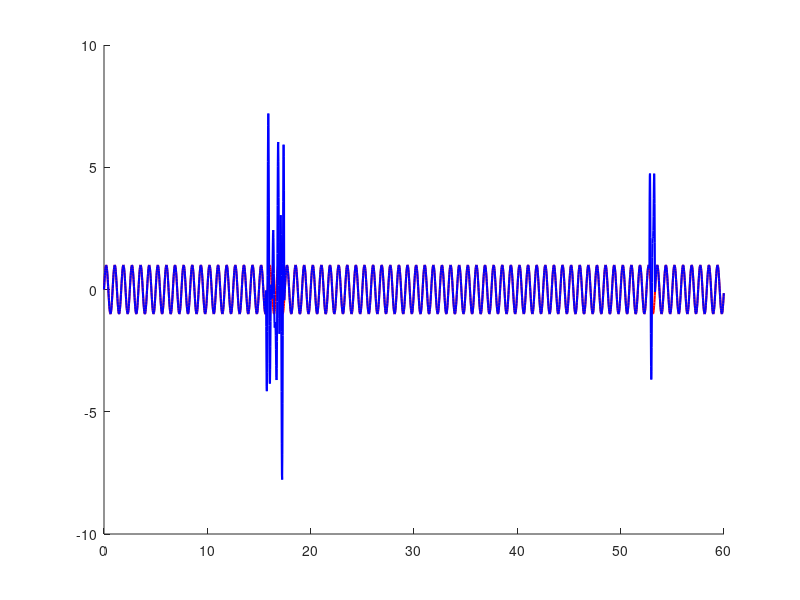

This figure's MATLAB source: (Note: this script raises an error after producing the figure.)
function [signal_noisy, random_oscillations] = artifact_random_oscillation(time, signal, num_artifact, plt_fig,...
    loc_all, len_all, num_sine, sine_amp_min, sine_amp_max, sine_freq_min, sine_freq_max)
    % This function generates random oscillations in the signal by 
    % combining sines at different frequencies and amplitudes.
    %
    % Parameters:
    % - time: Time vector (n*1)
    % - signal: Original signal (n*1)
    % - num_artifact: Number of oscillation artifacts
    % - plt_fig: Plot flag (1 to visualize, 0 to skip)
    % - loc_all: Starting locations of artifacts, unit: sample
    % - len_all: Durations of artifacts, unit: sample
    % - num_sine: Number of sine waves per artifact
    % - sine_amp_min, sine_amp_max: Amplitude range of sine waves
    % - sine_freq_min, sine_freq_max: Frequency range of sine waves
    %
    % Outputs:
    % - signal_noisy: Signal with added random oscillations
    % - random_oscillations: The generated random oscillations (n*1)
    %
    % Author: Jingyi Wu, 2025

    %% Ensure time and signal are column vectors
    if nargin > 0 && (~iscolumn(time) || ~iscolumn(signal))
        warning('Input "time" and "signal" must be column vectors. Reshaping...');
        time = time(:);
        signal = signal(:);
    end

    %% Default Parameters
    if nargin == 0
        fs = 50; % Hz
        time = (0:1/fs:60-1/fs)'; % Time axis, 60 seconds
        signal = sin(2*pi*1.2*time); % Example signal (1.2 Hz sine wave)
        num_artifact = randi([0 3]);
        plt_fig = 1;
        loc_all = [];
        len_all = [];
        num_sine = [];
        sine_amp_min = 0.1;
        sine_amp_max = 3;
        sine_freq_min = 0.1 * 2 * pi;
        sine_freq_max = 5 * 2 * pi;
    end

    if nargin < 3 || isempty(num_artifact)
        num_artifact = randi([0 3]); % Randomize the number of artifacts
    end

    if nargin < 4 || isempty(plt_fig)
        plt_fig = 1; % Default to plotting if not provided
    end

    %% Randomize Parameters if Not Provided
    if nargin < 5 || isempty(loc_all)
        loc_min = 1;
        loc_max = length(time);
        loc_all = randi([loc_min, loc_max], num_artifact, 1); % Random locations
    end

    if nargin < 6 || isempty(len_all)
        fs = 1 / (time(2) - time(1)); % Sampling frequency
        len_min = floor(0.5 * fs + 1); len_max = floor(5 * fs); % Duration range in samples
        len_all = randi([len_min, len_max], num_artifact, 1);
    end

    if nargin < 7 || isempty(num_sine)
        num_sine = randi([1 5], num_artifact, 1); % Random number of sines
    end

    if nargin < 8 || isempty(sine_amp_min)
        sine_amp_min = 0.1; % Default amplitude range
    end

    if nargin < 9 || isempty(sine_amp_max)
        sine_amp_max = 3;
    end

    if nargin < 10 || isempty(sine_freq_min)
        sine_freq_min = 0.1 * 2 * pi; % Default frequency range
    end

    if nargin < 11 || isempty(sine_freq_max)
        sine_freq_max = 5 * 2 * pi;
    end

    %% Adjust Out-of-Bounds Artifacts
    artifact_end_locations = len_all + loc_all;
    idx_check = artifact_end_locations > length(time);
    loc_all(idx_check) = loc_all(idx_check) - (artifact_end_locations(idx_check) - length(time));
    
    %% Generate Random Oscillations
    random_oscillations = zeros(length(time), 1);
    for i = 1:num_artifact
        t_loc = loc_all(i):loc_all(i) + len_all(i) - 1;
        t_rnd = time(t_loc);
        num_sines_here = num_sine(i);
        
        % Generate random sine parameters
        sine_amps = sine_amp_min + (sine_amp_max - sine_amp_min) * rand(num_sines_here, 1);
        sine_freqs = sine_freq_min + (sine_freq_max - sine_freq_min) * rand(num_sines_here, 1);
        
        % Sum sines to create the oscillation
        oscillation = zeros(length(t_rnd), 1);
        for j = 1:num_sines_here
            oscillation = oscillation + sine_amps(j) * sin(sine_freqs(j) * t_rnd);
        end
        
        % Add to the signal
        random_oscillations(t_loc) = oscillation;
    end
    
    signal_noisy = signal + random_oscillations;

    %% Visualize
    if plt_fig == 1
        figure; set(gcf, 'Position', [100, 100, 600, 300]); hold on;
        plot(time, signal, 'Color', 'r', 'LineWidth', 1.5);
        s1 = plot(time, signal_noisy, 'Color', 'b', 'LineWidth', 1.5);
        if num_artifact ~= 0
            xline(time(loc_all), 'k--', 'LineWidth', 1);
            legend(s1, 'Noisy Signal');
        else
            legend(s1, 'Noisy Signal');
        end
        title(['Random Oscillations, Artifacts: ', num2str(num_artifact)]);
        ylabel('\DeltaOD (a.u.)');
        xlabel('Time (s)');
        box off;
    end
end
